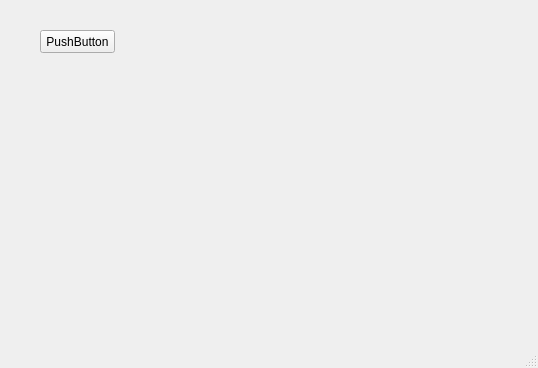
<?xml version="1.0" encoding="UTF-8"?>
<ui version="4.0">
 <class>MainWindow</class>
 <widget class="QMainWindow" name="MainWindow">
  <property name="geometry">
   <rect>
    <x>0</x>
    <y>0</y>
    <width>538</width>
    <height>368</height>
   </rect>
  </property>
  <property name="windowTitle">
   <string>MainWindow</string>
  </property>
  <widget class="QWidget" name="centralwidget">
   <widget class="QPushButton" name="pushButton">
    <property name="geometry">
     <rect>
      <x>40</x>
      <y>30</y>
      <width>75</width>
      <height>23</height>
     </rect>
    </property>
    <property name="text">
     <string>PushButton</string>
    </property>
   </widget>
  </widget>
  <widget class="QMenuBar" name="menubar">
   <property name="geometry">
    <rect>
     <x>0</x>
     <y>0</y>
     <width>538</width>
     <height>21</height>
    </rect>
   </property>
  </widget>
  <widget class="QStatusBar" name="statusbar"/>
 </widget>
 <resources/>
 <connections/>
</ui>
